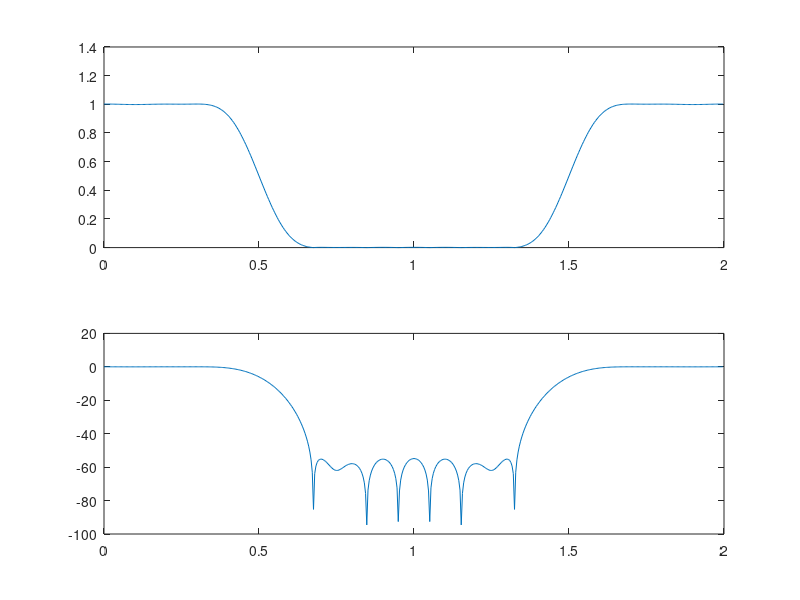

This figure's MATLAB source:
wc=0.5*pi;
N=21;
r=(N-1)/2;
n=0:N-1;
hdn=sin(wc*(n-r))/pi./(n-r);
if rem(N,2)~=0
    hdn(r+1)=wc/pi;
end
wn=hamming(N);
h=hdn.*wn';
H=fft(h,512);
w=2*[0:511]/512;
subplot(2,1,1);
plot(w,abs(H));
subplot(2,1,2);
plot(w,20*log10(abs(H)));